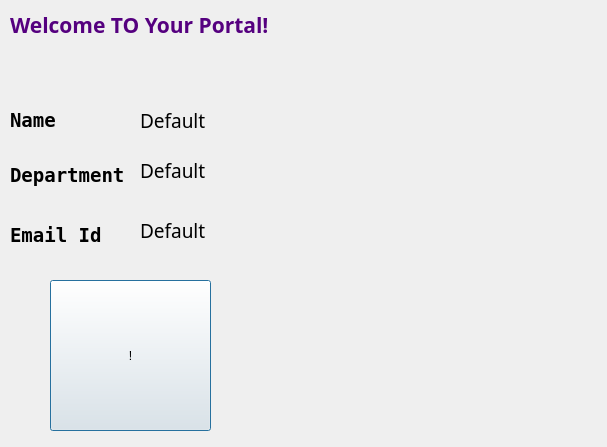
<?xml version="1.0" encoding="UTF-8"?>
<ui version="4.0">
 <class>Proff_portal</class>
 <widget class="QDialog" name="Proff_portal">
  <property name="geometry">
   <rect>
    <x>0</x>
    <y>0</y>
    <width>607</width>
    <height>447</height>
   </rect>
  </property>
  <property name="windowTitle">
   <string>Dialog</string>
  </property>
  <widget class="QLabel" name="label">
   <property name="geometry">
    <rect>
     <x>10</x>
     <y>110</y>
     <width>81</width>
     <height>21</height>
    </rect>
   </property>
   <property name="font">
    <font>
     <family>NSimSun</family>
     <pointsize>14</pointsize>
     <weight>75</weight>
     <bold>true</bold>
    </font>
   </property>
   <property name="text">
    <string>Name</string>
   </property>
  </widget>
  <widget class="QLabel" name="label_2">
   <property name="geometry">
    <rect>
     <x>10</x>
     <y>160</y>
     <width>121</width>
     <height>31</height>
    </rect>
   </property>
   <property name="font">
    <font>
     <family>NSimSun</family>
     <pointsize>14</pointsize>
     <weight>75</weight>
     <bold>true</bold>
    </font>
   </property>
   <property name="text">
    <string>Department</string>
   </property>
  </widget>
  <widget class="QLabel" name="label_3">
   <property name="geometry">
    <rect>
     <x>10</x>
     <y>220</y>
     <width>121</width>
     <height>31</height>
    </rect>
   </property>
   <property name="font">
    <font>
     <family>NSimSun</family>
     <pointsize>14</pointsize>
     <weight>75</weight>
     <bold>true</bold>
    </font>
   </property>
   <property name="text">
    <string>Email Id</string>
   </property>
  </widget>
  <widget class="QLabel" name="label_5">
   <property name="geometry">
    <rect>
     <x>10</x>
     <y>0</y>
     <width>321</width>
     <height>51</height>
    </rect>
   </property>
   <property name="font">
    <font>
     <family>Nirmala UI Semilight</family>
     <pointsize>16</pointsize>
     <weight>75</weight>
     <bold>true</bold>
    </font>
   </property>
   <property name="text">
    <string>&lt;html&gt;&lt;head/&gt;&lt;body&gt;&lt;p&gt;&lt;span style=&quot; color:#55007f;&quot;&gt;Welcome TO Your Portal!&lt;/span&gt;&lt;/p&gt;&lt;/body&gt;&lt;/html&gt;</string>
   </property>
  </widget>
  <widget class="QLabel" name="label_name">
   <property name="geometry">
    <rect>
     <x>140</x>
     <y>110</y>
     <width>231</width>
     <height>21</height>
    </rect>
   </property>
   <property name="font">
    <font>
     <family>Narkisim</family>
     <pointsize>14</pointsize>
    </font>
   </property>
   <property name="autoFillBackground">
    <bool>true</bool>
   </property>
   <property name="text">
    <string>Default</string>
   </property>
  </widget>
  <widget class="QLabel" name="label_dept">
   <property name="geometry">
    <rect>
     <x>140</x>
     <y>160</y>
     <width>231</width>
     <height>21</height>
    </rect>
   </property>
   <property name="font">
    <font>
     <family>Narkisim</family>
     <pointsize>14</pointsize>
    </font>
   </property>
   <property name="autoFillBackground">
    <bool>true</bool>
   </property>
   <property name="text">
    <string>Default</string>
   </property>
  </widget>
  <widget class="QLabel" name="label_email">
   <property name="geometry">
    <rect>
     <x>140</x>
     <y>220</y>
     <width>231</width>
     <height>21</height>
    </rect>
   </property>
   <property name="font">
    <font>
     <family>Narkisim</family>
     <pointsize>14</pointsize>
    </font>
   </property>
   <property name="autoFillBackground">
    <bool>true</bool>
   </property>
   <property name="text">
    <string>Default</string>
   </property>
  </widget>
  <widget class="QPushButton" name="pushButton">
   <property name="geometry">
    <rect>
     <x>50</x>
     <y>280</y>
     <width>161</width>
     <height>151</height>
    </rect>
   </property>
   <property name="text">
    <string>!</string>
   </property>
  </widget>
 </widget>
 <resources/>
 <connections/>
</ui>
